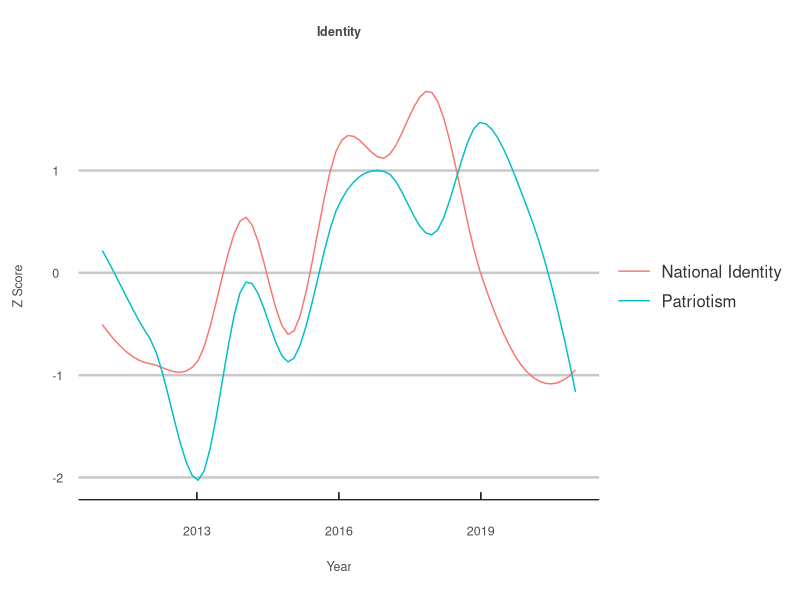
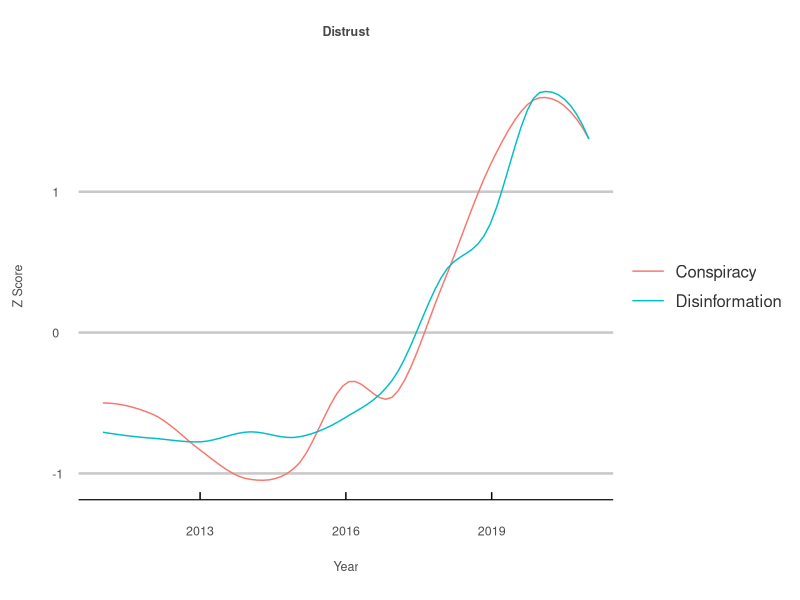
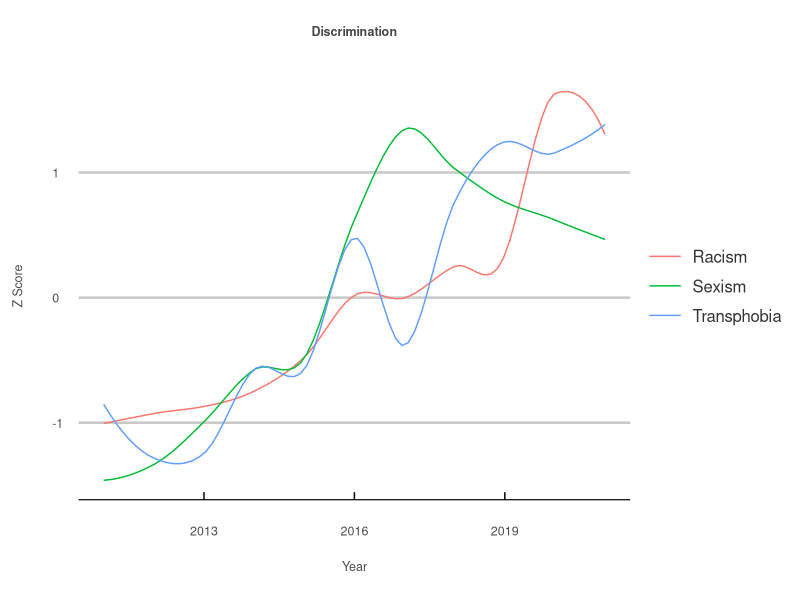

Generate these figures, in order, with R:
## ---- chunk 1
knitr::opts_chunk$set(echo = TRUE)

library(dplyr)
library(tidyverse)
library(ggplot2)
library(stringr)
library(ggthemes)
library(here)

# gets the z score for a specific term. 
get_z_score <- function(data) {
  mean <- mean(
    data
    )
  sigma <- sd(
    data
  )
  z_scores <- list()
  for(i in 1:length(data)) {
    z_scores[i] <- (data[i] - mean) / sigma
  }
  return(unlist(
    z_scores
    ))
}

# gets the z score for a list of terms. 
get_z_scores <- function(data) {
  
  groups <- data %>%
    group_split(term)
  
  z_scores <- list()
  for(i in 1:length(groups)) {
    z_scores[i] <- list(
      get_z_score(groups[[i]]$hits)
      )
  }
  return(unlist(
    z_scores
    ))
}

# good terms. 
the_good <- c("patriotism",
              "national identity",
              "nationalism")

# bad terms. 
the_bad <- c("conspiracy",
             "false information",
             "misinformation",
             "disinformation")

# ugly terms. 
the_ugly <- c("white supremacy",
              "racism",
              "misogyny",
              "hate speech",
              "sexism",
              "transphobia")

# read in data. 
data <- read_csv("data.csv")

# sort data alphabetically by term. 
index <- order(data$term)
sorted_data_frame <- data[index,]

# change term to upper case. 
sorted_data_frame$term <- str_to_title(sorted_data_frame$term)

# my personal plot theme for data visualizations. 
my_theme <- theme_economist_white(gray_bg = FALSE) +
  theme(plot.title = element_text(hjust = 0.5, 
                                  vjust = 12, 
                                  size = 9, 
                                  color = "#474747"),
        plot.margin = unit(c(1.5, 1, 1.5, 1), "cm"),
        axis.text = element_text(size = 9, 
                                 color = "gray30"),
        axis.text.x=element_text(vjust = -2.5),
        axis.title.x = element_text(size = 9, 
                                    color = "gray30", 
                                    vjust = -10),
        axis.title.y = element_text(size = 9, 
                                    color = "gray30", 
                                    vjust = 10),
        legend.direction = "vertical", 
        legend.position = "right",
        legend.title = element_blank(),
        legend.text = element_text(size = 12, 
                                   color = "gray20"),
        legend.margin=margin(1, -15, 1, 0),
        legend.spacing.x = unit(0.25, "cm"),
        legend.key.size = unit(1, "cm"), 
        legend.key.height = unit(0.75, "cm"),
        strip.text = element_text(hjust = 0.5, 
                                  vjust = 1, 
                                  size = 10, 
                                  color = "#474747"),
        panel.spacing = unit(2, "lines"))

## ---- chunk 2

# the good. 
sorted_data_frame %>% 
  mutate(
    z_score = get_z_scores(sorted_data_frame)
    ) %>%
  filter(
    term %in% str_to_title(the_good)
    ) %>%
  ggplot(
    aes(x=year, y=z_score, col=term)
    ) +
  geom_smooth(
    se=F, span = 0.5, size = 0.5
    ) +
  ggtitle(
    "Identity"
    ) +
  ylab(
    "Z Score"
    ) +
  xlab(
    "Year"
    ) + 
  my_theme

## ---- chunk 3

# the bad. 
sorted_data_frame %>% 
  mutate(
    z_score = get_z_scores(sorted_data_frame)
  ) %>%
  filter(
    term %in% str_to_title(the_bad)
  ) %>%
  ggplot(
    aes(x=year, y=z_score, col=term)
  ) +
  geom_smooth(
    se=F, span = 0.5, size = 0.5
  ) +
  ggtitle(
    "Distrust"
  ) +
  ylab(
    "Z Score"
  ) +
  xlab(
    "Year"
  ) + 
  my_theme

## ---- chunk 4

# the ugly. 
sorted_data_frame %>% 
  mutate(
    z_score = get_z_scores(sorted_data_frame)
  ) %>%
  filter(
    term %in% str_to_title(the_ugly)
  ) %>%
  ggplot(
    aes(x=year, y=z_score, col=term)
  ) +
  geom_smooth(
    se=F, span = 0.5, size = 0.5
  ) +
  ggtitle(
    "Discrimination"
  ) +
  ylab(
    "Z Score"
  ) +
  xlab(
    "Year"
    ) + 
  my_theme
